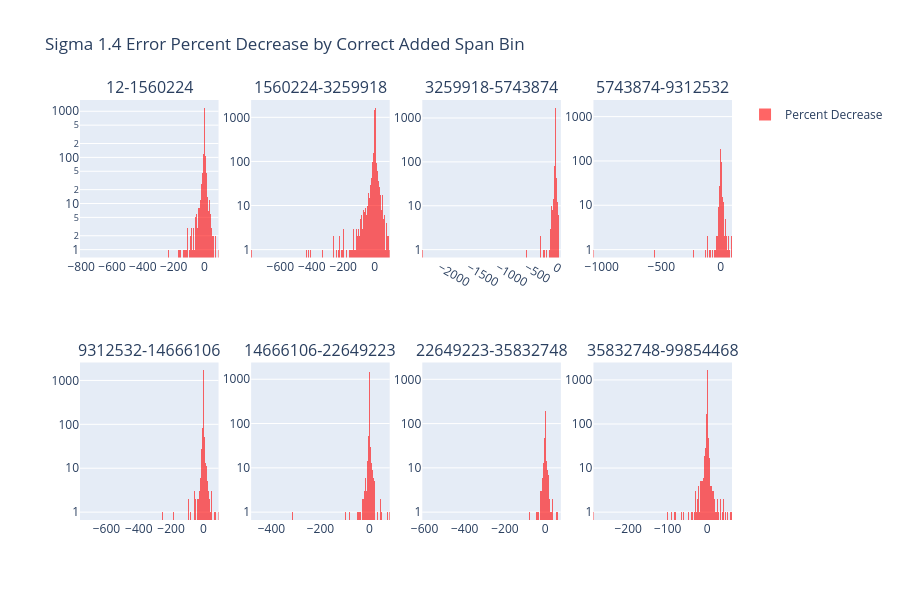

The notebook cell saved with this chart:
### Code cell
error_change_proportion_by_correct_added_span_bin(S1_4_unary, data[1.4][0]['static_info'])

### Figure 1 — Plotly figure (JSON) as saved in the notebook; plotly's stock layout.template omitted (floating-point values rounded to 4 significant figures; data arrays with more than 128 entries replaced by an {"elided": "..."} marker saying what was removed)
{"data": [{"marker": {"color": "red"}, "name": "Percent Decrease", "opacity": 0.6, "showlegend": true, "type": "histogram", "x": {"elided": "4236 float values"}, "xaxis": "x", "yaxis": "y"}, {"marker": {"color": "red"}, "name": "Percent Decrease", "opacity": 0.6, "showlegend": false, "type": "histogram", "x": {"elided": "4235 float values"}, "xaxis": "x2", "yaxis": "y2"}, {"marker": {"color": "red"}, "name": "Percent Decrease", "opacity": 0.6, "showlegend": false, "type": "histogram", "x": {"elided": "4235 float values"}, "xaxis": "x3", "yaxis": "y3"}, {"marker": {"color": "red"}, "name": "Percent Decrease", "opacity": 0.6, "showlegend": false, "type": "histogram", "x": {"elided": "4236 float values"}, "xaxis": "x4", "yaxis": "y4"}, {"marker": {"color": "red"}, "name": "Percent Decrease", "opacity": 0.6, "showlegend": false, "type": "histogram", "x": {"elided": "4235 float values"}, "xaxis": "x5", "yaxis": "y5"}, {"marker": {"color": "red"}, "name": "Percent Decrease", "opacity": 0.6, "showlegend": false, "type": "histogram", "x": {"elided": "4235 float values"}, "xaxis": "x6", "yaxis": "y6"}, {"marker": {"color": "red"}, "name": "Percent Decrease", "opacity": 0.6, "showlegend": false, "type": "histogram", "x": {"elided": "4235 float values"}, "xaxis": "x7", "yaxis": "y7"}, {"marker": {"color": "red"}, "name": "Percent Decrease", "opacity": 0.6, "showlegend": false, "type": "histogram", "x": {"elided": "4236 float values"}, "xaxis": "x8", "yaxis": "y8"}], "layout": {"annotations": [{"font": {"size": 16}, "showarrow": false, "text": "12-1560224", "x": 0.1062, "xanchor": "center", "xref": "paper", "y": 1, "yanchor": "bottom", "yref": "paper"}, {"font": {"size": 16}, "showarrow": false, "text": "1560224-3259918", "x": 0.3688, "xanchor": "center", "xref": "paper", "y": 1, "yanchor": "bottom", "yref": "paper"}, {"font": {"size": 16}, "showarrow": false, "text": "3259918-5743874", "x": 0.6313, "xanchor": "center", "xref": "paper", "y": 1, "yanchor": "bottom", "yref": "paper"}, {"font": {"size": 16}, "showarrow": false, "text": "5743874-9312532", "x": 0.8938, "xanchor": "center", "xref": "paper", "y": 1, "yanchor": "bottom", "yref": "paper"}, {"font": {"size": 16}, "showarrow": false, "text": "9312532-14666106", "x": 0.1062, "xanchor": "center", "xref": "paper", "y": 0.375, "yanchor": "bottom", "yref": "paper"}, {"font": {"size": 16}, "showarrow": false, "text": "14666106-22649223", "x": 0.3688, "xanchor": "center", "xref": "paper", "y": 0.375, "yanchor": "bottom", "yref": "paper"}, {"font": {"size": 16}, "showarrow": false, "text": "22649223-35832748", "x": 0.6313, "xanchor": "center", "xref": "paper", "y": 0.375, "yanchor": "bottom", "yref": "paper"}, {"font": {"size": 16}, "showarrow": false, "text": "35832748-99854468", "x": 0.8938, "xanchor": "center", "xref": "paper", "y": 0.375, "yanchor": "bottom", "yref": "paper"}], "barmode": "overlay", "height": 600, "title": {"text": "Sigma 1.4 Error Percent Decrease by Correct Added Span Bin"}, "xaxis": {"anchor": "y", "domain": [0, 0.2125]}, "xaxis2": {"anchor": "y2", "domain": [0.2625, 0.475]}, "xaxis3": {"anchor": "y3", "domain": [0.525, 0.7375]}, "xaxis4": {"anchor": "y4", "domain": [0.7875, 1]}, "xaxis5": {"anchor": "y5", "domain": [0, 0.2125]}, "xaxis6": {"anchor": "y6", "domain": [0.2625, 0.475]}, "xaxis7": {"anchor": "y7", "domain": [0.525, 0.7375]}, "xaxis8": {"anchor": "y8", "domain": [0.7875, 1]}, "yaxis": {"anchor": "x", "domain": [0.625, 1], "type": "log"}, "yaxis2": {"anchor": "x2", "domain": [0.625, 1], "type": "log"}, "yaxis3": {"anchor": "x3", "domain": [0.625, 1], "type": "log"}, "yaxis4": {"anchor": "x4", "domain": [0.625, 1], "type": "log"}, "yaxis5": {"anchor": "x5", "domain": [0, 0.375], "type": "log"}, "yaxis6": {"anchor": "x6", "domain": [0, 0.375], "type": "log"}, "yaxis7": {"anchor": "x7", "domain": [0, 0.375], "type": "log"}, "yaxis8": {"anchor": "x8", "domain": [0, 0.375], "type": "log"}}}
